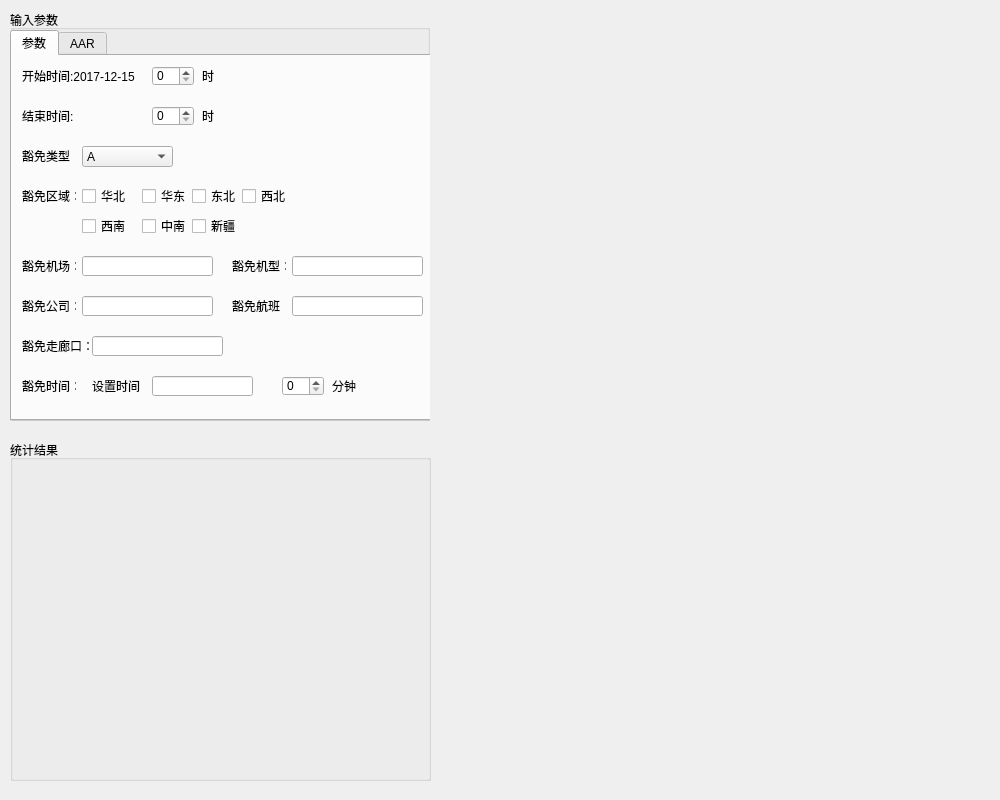
<?xml version="1.0" encoding="UTF-8"?>
<ui version="4.0">
 <class>flowmanage</class>
 <widget class="QWidget" name="flowmanage">
  <property name="geometry">
   <rect>
    <x>0</x>
    <y>0</y>
    <width>1000</width>
    <height>800</height>
   </rect>
  </property>
  <property name="windowTitle">
   <string>Form</string>
  </property>
  <widget class="QGroupBox" name="groupBox_1">
   <property name="geometry">
    <rect>
     <x>10</x>
     <y>10</y>
     <width>420</width>
     <height>411</height>
    </rect>
   </property>
   <property name="title">
    <string>输入参数</string>
   </property>
   <widget class="QTabWidget" name="tabWidget_aar">
    <property name="geometry">
     <rect>
      <x>0</x>
      <y>20</y>
      <width>421</width>
      <height>391</height>
     </rect>
    </property>
    <property name="currentIndex">
     <number>0</number>
    </property>
    <widget class="QWidget" name="tab">
     <attribute name="title">
      <string>参数</string>
     </attribute>
     <widget class="QLabel" name="label_starttime">
      <property name="geometry">
       <rect>
        <x>10</x>
        <y>10</y>
        <width>121</width>
        <height>20</height>
       </rect>
      </property>
      <property name="text">
       <string>开始时间:2017-12-15</string>
      </property>
     </widget>
     <widget class="QLabel" name="label_starttime_2">
      <property name="geometry">
       <rect>
        <x>190</x>
        <y>10</y>
        <width>21</width>
        <height>20</height>
       </rect>
      </property>
      <property name="text">
       <string>时</string>
      </property>
     </widget>
     <widget class="QSpinBox" name="spinBox_starttime">
      <property name="geometry">
       <rect>
        <x>140</x>
        <y>10</y>
        <width>42</width>
        <height>20</height>
       </rect>
      </property>
     </widget>
     <widget class="QLabel" name="label_endtime">
      <property name="geometry">
       <rect>
        <x>10</x>
        <y>50</y>
        <width>121</width>
        <height>20</height>
       </rect>
      </property>
      <property name="text">
       <string>结束时间:</string>
      </property>
     </widget>
     <widget class="QLabel" name="label_starttime_4">
      <property name="geometry">
       <rect>
        <x>190</x>
        <y>50</y>
        <width>21</width>
        <height>20</height>
       </rect>
      </property>
      <property name="text">
       <string>时</string>
      </property>
     </widget>
     <widget class="QSpinBox" name="spinBox_endtime">
      <property name="geometry">
       <rect>
        <x>140</x>
        <y>50</y>
        <width>42</width>
        <height>20</height>
       </rect>
      </property>
     </widget>
     <widget class="QLabel" name="label">
      <property name="geometry">
       <rect>
        <x>10</x>
        <y>90</y>
        <width>51</width>
        <height>20</height>
       </rect>
      </property>
      <property name="text">
       <string>豁免类型</string>
      </property>
     </widget>
     <widget class="QComboBox" name="comboBox_hmlx">
      <property name="geometry">
       <rect>
        <x>70</x>
        <y>90</y>
        <width>91</width>
        <height>21</height>
       </rect>
      </property>
      <item>
       <property name="text">
        <string>A</string>
       </property>
      </item>
      <item>
       <property name="text">
        <string>B</string>
       </property>
      </item>
      <item>
       <property name="text">
        <string>C</string>
       </property>
      </item>
     </widget>
     <widget class="QLabel" name="label_3">
      <property name="geometry">
       <rect>
        <x>10</x>
        <y>200</y>
        <width>54</width>
        <height>20</height>
       </rect>
      </property>
      <property name="text">
       <string>豁免机场：</string>
      </property>
     </widget>
     <widget class="QCheckBox" name="checkBox_xibei">
      <property name="geometry">
       <rect>
        <x>230</x>
        <y>130</y>
        <width>51</width>
        <height>20</height>
       </rect>
      </property>
      <property name="text">
       <string>西北</string>
      </property>
     </widget>
     <widget class="QLineEdit" name="lineEdit_settime">
      <property name="geometry">
       <rect>
        <x>140</x>
        <y>320</y>
        <width>101</width>
        <height>20</height>
       </rect>
      </property>
     </widget>
     <widget class="QLabel" name="label_8">
      <property name="geometry">
       <rect>
        <x>10</x>
        <y>320</y>
        <width>54</width>
        <height>20</height>
       </rect>
      </property>
      <property name="text">
       <string>豁免时间：</string>
      </property>
     </widget>
     <widget class="QCheckBox" name="checkBox_dongbei">
      <property name="geometry">
       <rect>
        <x>180</x>
        <y>130</y>
        <width>51</width>
        <height>20</height>
       </rect>
      </property>
      <property name="text">
       <string>东北</string>
      </property>
     </widget>
     <widget class="QLineEdit" name="lineEdit_hmjx">
      <property name="geometry">
       <rect>
        <x>280</x>
        <y>200</y>
        <width>131</width>
        <height>20</height>
       </rect>
      </property>
     </widget>
     <widget class="QLabel" name="label_7">
      <property name="geometry">
       <rect>
        <x>220</x>
        <y>240</y>
        <width>51</width>
        <height>20</height>
       </rect>
      </property>
      <property name="text">
       <string>豁免航班：</string>
      </property>
     </widget>
     <widget class="QLineEdit" name="lineEdit_hmgs">
      <property name="geometry">
       <rect>
        <x>70</x>
        <y>240</y>
        <width>131</width>
        <height>20</height>
       </rect>
      </property>
     </widget>
     <widget class="QCheckBox" name="checkBox_huadong">
      <property name="geometry">
       <rect>
        <x>130</x>
        <y>130</y>
        <width>51</width>
        <height>20</height>
       </rect>
      </property>
      <property name="text">
       <string>华东</string>
      </property>
     </widget>
     <widget class="QCheckBox" name="checkBox_zhongnan">
      <property name="geometry">
       <rect>
        <x>130</x>
        <y>160</y>
        <width>51</width>
        <height>20</height>
       </rect>
      </property>
      <property name="text">
       <string>中南</string>
      </property>
     </widget>
     <widget class="QCheckBox" name="checkBox_huabei">
      <property name="geometry">
       <rect>
        <x>70</x>
        <y>130</y>
        <width>51</width>
        <height>20</height>
       </rect>
      </property>
      <property name="text">
       <string>华北</string>
      </property>
     </widget>
     <widget class="QCheckBox" name="checkBox_xinan">
      <property name="geometry">
       <rect>
        <x>70</x>
        <y>160</y>
        <width>51</width>
        <height>20</height>
       </rect>
      </property>
      <property name="text">
       <string>西南</string>
      </property>
     </widget>
     <widget class="QLineEdit" name="lineEdit_hmjc">
      <property name="geometry">
       <rect>
        <x>70</x>
        <y>200</y>
        <width>131</width>
        <height>20</height>
       </rect>
      </property>
     </widget>
     <widget class="QLabel" name="label_4">
      <property name="geometry">
       <rect>
        <x>220</x>
        <y>200</y>
        <width>54</width>
        <height>20</height>
       </rect>
      </property>
      <property name="text">
       <string>豁免机型：</string>
      </property>
     </widget>
     <widget class="QLineEdit" name="lineEdit_hmzlk">
      <property name="geometry">
       <rect>
        <x>80</x>
        <y>280</y>
        <width>131</width>
        <height>20</height>
       </rect>
      </property>
     </widget>
     <widget class="QLabel" name="label_6">
      <property name="geometry">
       <rect>
        <x>10</x>
        <y>240</y>
        <width>54</width>
        <height>20</height>
       </rect>
      </property>
      <property name="text">
       <string>豁免公司：</string>
      </property>
     </widget>
     <widget class="QLabel" name="label_2">
      <property name="geometry">
       <rect>
        <x>10</x>
        <y>130</y>
        <width>54</width>
        <height>20</height>
       </rect>
      </property>
      <property name="text">
       <string>豁免区域：</string>
      </property>
     </widget>
     <widget class="QCheckBox" name="checkBox_xinjiang">
      <property name="geometry">
       <rect>
        <x>180</x>
        <y>160</y>
        <width>51</width>
        <height>20</height>
       </rect>
      </property>
      <property name="text">
       <string>新疆</string>
      </property>
     </widget>
     <widget class="QLabel" name="label_9">
      <property name="geometry">
       <rect>
        <x>80</x>
        <y>320</y>
        <width>54</width>
        <height>20</height>
       </rect>
      </property>
      <property name="text">
       <string>设置时间</string>
      </property>
     </widget>
     <widget class="QLabel" name="label_5">
      <property name="geometry">
       <rect>
        <x>10</x>
        <y>280</y>
        <width>71</width>
        <height>20</height>
       </rect>
      </property>
      <property name="text">
       <string>豁免走廊口：</string>
      </property>
     </widget>
     <widget class="QLineEdit" name="lineEdit_hmhb">
      <property name="geometry">
       <rect>
        <x>280</x>
        <y>240</y>
        <width>131</width>
        <height>20</height>
       </rect>
      </property>
     </widget>
     <widget class="QLabel" name="label_starttime_5">
      <property name="geometry">
       <rect>
        <x>320</x>
        <y>320</y>
        <width>31</width>
        <height>20</height>
       </rect>
      </property>
      <property name="text">
       <string>分钟</string>
      </property>
     </widget>
     <widget class="QSpinBox" name="spinBox_endtime_2">
      <property name="geometry">
       <rect>
        <x>270</x>
        <y>320</y>
        <width>42</width>
        <height>20</height>
       </rect>
      </property>
     </widget>
    </widget>
    <widget class="QWidget" name="tab_2">
     <attribute name="title">
      <string>AAR</string>
     </attribute>
     <widget class="QTableWidget" name="tableWidget">
      <property name="geometry">
       <rect>
        <x>0</x>
        <y>0</y>
        <width>420</width>
        <height>331</height>
       </rect>
      </property>
     </widget>
     <widget class="QPushButton" name="pushButton_OK">
      <property name="geometry">
       <rect>
        <x>160</x>
        <y>340</y>
        <width>75</width>
        <height>23</height>
       </rect>
      </property>
      <property name="text">
       <string>OK</string>
      </property>
     </widget>
    </widget>
   </widget>
  </widget>
  <widget class="QGroupBox" name="groupBox_2">
   <property name="geometry">
    <rect>
     <x>10</x>
     <y>440</y>
     <width>421</width>
     <height>341</height>
    </rect>
   </property>
   <property name="title">
    <string>统计结果</string>
   </property>
  </widget>
 </widget>
 <resources/>
 <connections/>
</ui>
